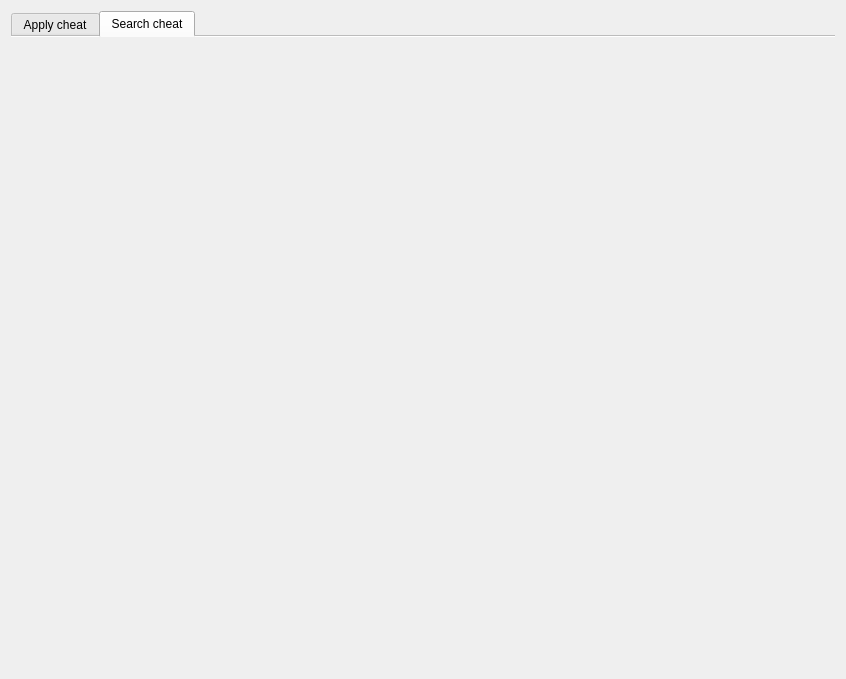
<?xml version="1.0" encoding="UTF-8"?>
<ui version="4.0">
 <class>Form</class>
 <widget class="QWidget" name="Form">
  <property name="geometry">
   <rect>
    <x>0</x>
    <y>0</y>
    <width>846</width>
    <height>679</height>
   </rect>
  </property>
  <property name="windowTitle">
   <string>Form</string>
  </property>
  <layout class="QVBoxLayout" name="verticalLayout_2">
   <item>
    <layout class="QVBoxLayout" name="mainLayout">
     <item>
      <widget class="QTabWidget" name="tabWidget">
       <property name="sizePolicy">
        <sizepolicy hsizetype="Expanding" vsizetype="Expanding">
         <horstretch>0</horstretch>
         <verstretch>0</verstretch>
        </sizepolicy>
       </property>
       <property name="currentIndex">
        <number>1</number>
       </property>
       <property name="elideMode">
        <enum>Qt::ElideNone</enum>
       </property>
       <property name="documentMode">
        <bool>true</bool>
       </property>
       <property name="tabsClosable">
        <bool>false</bool>
       </property>
       <property name="movable">
        <bool>false</bool>
       </property>
       <widget class="QWidget" name="applyTab">
        <property name="sizePolicy">
         <sizepolicy hsizetype="Expanding" vsizetype="Preferred">
          <horstretch>0</horstretch>
          <verstretch>0</verstretch>
         </sizepolicy>
        </property>
        <attribute name="title">
         <string>Apply cheat</string>
        </attribute>
        <layout class="QHBoxLayout" name="horizontalLayout_5"/>
       </widget>
       <widget class="QWidget" name="searchTab">
        <property name="sizePolicy">
         <sizepolicy hsizetype="MinimumExpanding" vsizetype="Preferred">
          <horstretch>0</horstretch>
          <verstretch>0</verstretch>
         </sizepolicy>
        </property>
        <attribute name="title">
         <string>Search cheat</string>
        </attribute>
        <layout class="QHBoxLayout" name="horizontalLayout_2"/>
       </widget>
      </widget>
     </item>
    </layout>
   </item>
  </layout>
 </widget>
 <resources/>
 <connections/>
</ui>
